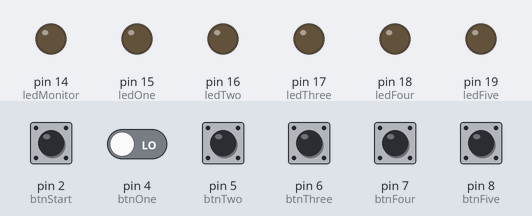
A sketch run on a simulated Arduino Uno, built with avr-gcc and run on an emulated ATmega328P. Shown: output pins drawn as LEDs (lit = HIGH). The test bench sets the inputs (shaded band); at power-on: pin 2 (btnStart), pin 4 (btnOne), pin 5 (btnTwo), pin 6 (btnThree), pin 7 (btnFour), pin 8 (btnFive) LOW. What the sketch prints to the serial monitor is not drawn.

Above: at 1.5 s.
1.6 s: pin 2 (btnStart) pulled HIGH for 0.15 s
At 2.3 s:
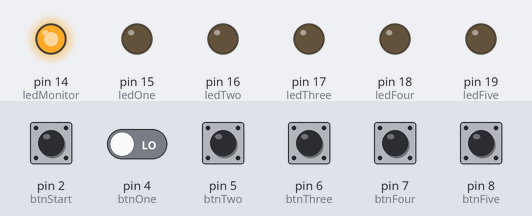
3.2 s: pin 5 (btnTwo) pulled HIGH for 0.15 s
At 3.5 s:
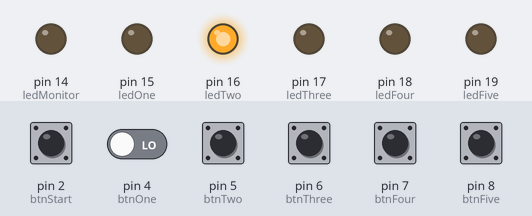
4.8 s: pin 2 (btnStart) pulled HIGH for 1 s
At 5.9 s:
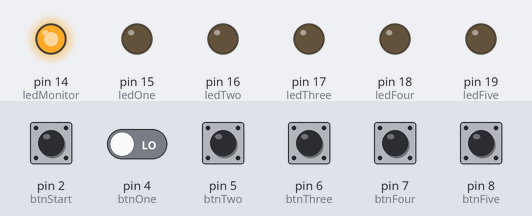
7.3 s: pin 6 (btnThree) pulled HIGH for 0.15 s
At 7.8 s:
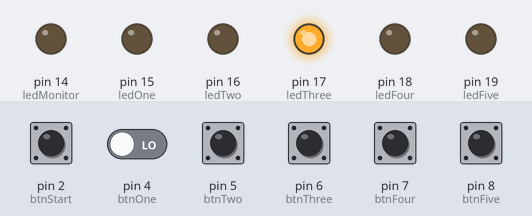
8.9 s: pin 2 (btnStart) driven HIGH and pin 4 (btnOne) driven HIGH
At 9.24 s:
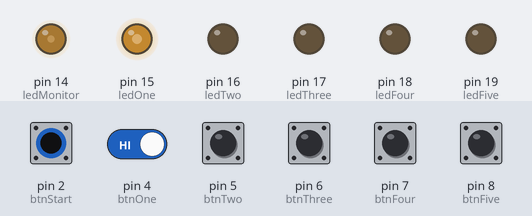
11.9 s: pin 2 (btnStart) driven LOW
Timing chart, 0 to 14.4 s (numbered marks = the images above; inputs shaded):
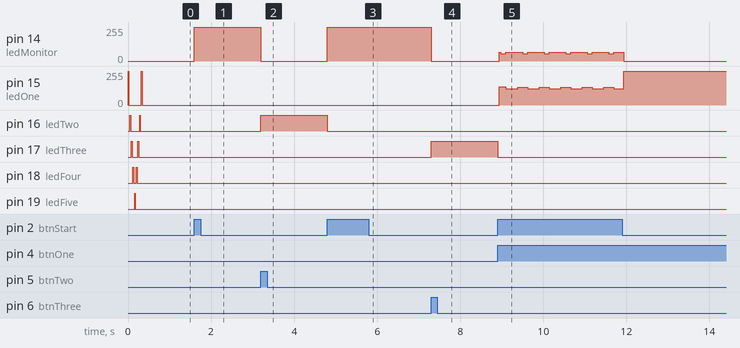

Measured:
- after the input at 1.6 s, pin 14 (ledMonitor): 0/255 → 255/255 at once
- after the input at 3.2 s, pin 14 (ledMonitor): 255/255 → 0/255 at once; pin 16 (ledTwo): LOW → HIGH at once
- after the input at 4.8 s, pin 14 (ledMonitor): 0/255 → 255/255 at once; pin 16 (ledTwo): HIGH → LOW at once
- after the input at 7.3 s, pin 14 (ledMonitor): 255/255 → 0/255 at once; pin 17 (ledThree): LOW → HIGH at once
- after the input at 8.9 s, pin 14 (ledMonitor): 0/255 → 65/255 at once, then repeats every 0.52 s: 55/255 0.12 s, 66/255 0.40 s; pin 15 (ledOne): 0/255 → 136/255 at once, then repeats every 0.52 s: 123/255 0.28 s, 133/255 0.24 s; pin 17 (ledThree): HIGH → LOW at once

The sketch:

sposi.ino
```cpp
int ledOne = 15;   // LED1 connected to Analog Pin 1 (A1)
int ledTwo = 16;   // LED2 connected to Analog Pin 2 (A2)
int ledThree = 17; // LED3 connected to Analog Pin 3 (A3)
int ledFour = 18;  // LED4 connected to Analog Pin 4 (A4)
int ledFive = 19;  // LED5 connected to Analog Pin 5 (A5)

int ledMonitor = 14; // LEDSTART connected to Analog Pin 0 (A0)

int btnOne = 4;   // BUTTON1 connected to Digital Pin 4 (D4)
int btnTwo = 5;   // BUTTON2 connected to Digital Pin 5 (D5)
int btnThree = 6; // BUTTON3 connected to Digital Pin 6 (D6)
int btnFour = 7;  // BUTTON4 connected to Digital Pin 7 (D7)
int btnFive = 8;  // BUTTON5 connected to Digital Pin 8 (D8)

int btnStart = 2; // BUTTONSTART connected to Digital Pin 2 (D2)
int btnStop = 3;  // BUTTONSTOP connected to Digital Pin 3 (D3)

byte incomingByte = 0x0; // Serial read byte

boolean timerStarted = false;

int delayForLED = 20;             // IN MSECS
unsigned long timeLimit = 300000; // IN MSECS
unsigned long previousMillis = 0;

void setup()
{
  Serial.begin(9600);
  analogWrite(ledOne, 255);
  delay(delayForLED);
  analogWrite(ledOne, 0);
  delay(delayForLED);
  analogWrite(ledTwo, 255);
  delay(delayForLED);
  analogWrite(ledTwo, 0);
  delay(delayForLED);
  analogWrite(ledThree, 255);
  delay(delayForLED);
  analogWrite(ledThree, 0);
  delay(delayForLED);
  analogWrite(ledFour, 255);
  delay(delayForLED);
  analogWrite(ledFour, 0);
  delay(delayForLED);
  analogWrite(ledFive, 255);
  delay(delayForLED);
  analogWrite(ledFive, 0);
  delay(delayForLED);
  analogWrite(ledFour, 255);
  delay(delayForLED);
  analogWrite(ledFour, 0);
  delay(delayForLED);
  analogWrite(ledThree, 255);
  delay(delayForLED);
  analogWrite(ledThree, 0);
  delay(delayForLED);
  analogWrite(ledTwo, 255);
  delay(delayForLED);
  analogWrite(ledTwo, 0);
  delay(delayForLED);
  analogWrite(ledOne, 255);
  delay(delayForLED);
  analogWrite(ledOne, 0);
  // Serial.println("system:timer_limit:" + String(timeLimit));
  sendMessage("system", "time", int(timeLimit));
  // delay(10);
}

void loop()
{

  readSerial();

  if (digitalRead(btnStart) && !timerStarted)
  {
    startTimer();
    previousMillis = millis();
  }
  if (timerStarted)
  {
    if ((unsigned long)(millis() - previousMillis) < timeLimit)
    {
      checkButtons();
    }
    else
    {
      stopTimer();
      sendMessage("status", "timer", 3);
      // Serial.println("status:timer:passed");
      // delay(10);
    }
  }
}

void readSerial()
{
  if (Serial.available() > 0)
  {
    String incomingString = Serial.readString();
    if (incomingString.equals("start_timer\n"))
    {
      startTimer();
    }
    else if (incomingString.equals("stop_timer\n"))
    {
      stopTimer();
    }
    // else
    // {
    //   Serial.print("system:received:" + incomingString);
    //   delay(10);
    // }
  }
}

void checkButtons()
{
  if (digitalRead(btnOne))
  {
    stopTimer();
    analogWrite(ledOne, 255);
    sendMessage("status", "player", 1);
    sendMessage("status", "time", int((millis() - previousMillis)));
    // Serial.print("status:pressed:player1:" + (millis() - previousMillis));
    // delay(10);
  }
  else if (digitalRead(btnTwo))
  {
    stopTimer();
    analogWrite(ledTwo, 255);
    sendMessage("status", "player", 2);
    sendMessage("status", "time", int((millis() - previousMillis)));
    // Serial.print("status:pressed:player2:" + (millis() - previousMillis));
    // delay(10);
  }
  else if (digitalRead(btnThree))
  {
    stopTimer();
    analogWrite(ledThree, 255);
    sendMessage("status", "player", 3);
    sendMessage("status", "time", int((millis() - previousMillis)));
    // Serial.print("status:pressed:player3:" + (millis() - previousMillis));
    // delay(10);
  }
  else if (digitalRead(btnFour))
  {
    stopTimer();
    analogWrite(ledFour, 255);
    sendMessage("status", "player", 4);
    sendMessage("status", "time", int((millis() - previousMillis)));
    // Serial.print("status:pressed:player4:" + (millis() - previousMillis));
    // delay(10);
  }
  else if (digitalRead(btnFive))
  {
    stopTimer();
    analogWrite(ledFive, 255);
    sendMessage("status", "player", 5);
    sendMessage("status", "time", int((millis() - previousMillis)));
    // Serial.print("status:pressed:player5:" + (millis() - previousMillis));
    // delay(10);
  }
}

void startTimer()
{
  timerStarted = true;
  turnOffLights();
  analogWrite(ledMonitor, 255);
  sendMessage("status", "timer", 1);
  // Serial.println("status:timer:started");
  // delay(10);
}

void stopTimer()
{
  timerStarted = false;
  analogWrite(ledMonitor, 0);
  sendMessage("status", "timer", 2);
  // Serial.println("status:timer:stopped");
  // delay(10);
}

void turnOffLights()
{
  analogWrite(ledOne, 0);
  analogWrite(ledTwo, 0);
  analogWrite(ledThree, 0);
  analogWrite(ledFour, 0);
  analogWrite(ledFive, 0);
}

void sendMessage(String type, String parameter, int value)
{
  byte message[] = {0x00, 0x00, 0x00, 0x00, 0x00};

  // First Byte Check
  if (type.equals("system"))
  {
    message[0] = 0x01;
  }
  else if (type.equals("status"))
  {
    message[0] = 0x02;
  }

  // Second Byte Check
  if (parameter.equals("timer"))
  {
    message[1] = 0x01;
  }
  else if (parameter.equals("player"))
  {
    message[1] = 0x02;
  }
  else if (parameter.equals("time"))
  {
    message[1] = 0x03;
  }

  // Third Byte Check
  if (message[1] == 0x03)
  {
    message[2] = (byte)(value & 0xFF);
    message[3] = (byte)((value >> 2) & 0xFF);
    message[4] = (byte)((value >> 4) & 0xFF);
  }
  else
  {
    message[3] = byte(value);
  }

  Serial.write(message, sizeof(message));
}
```
